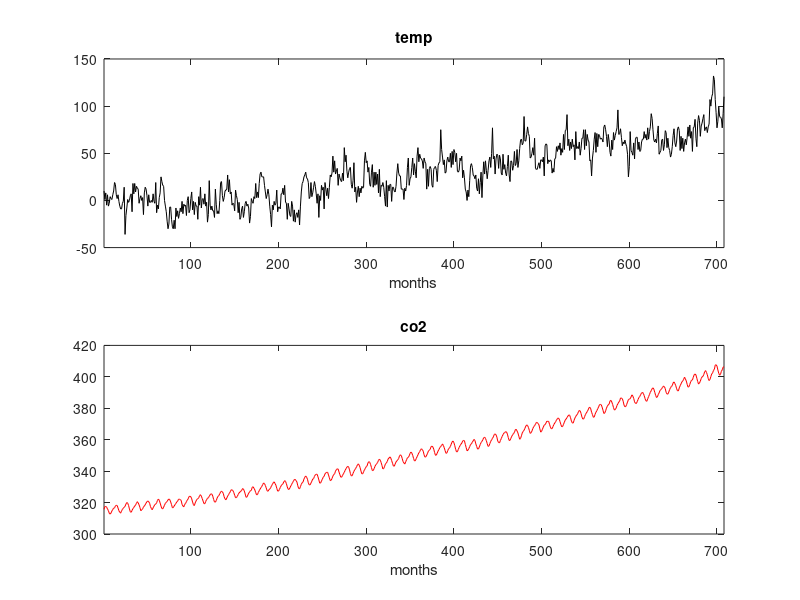
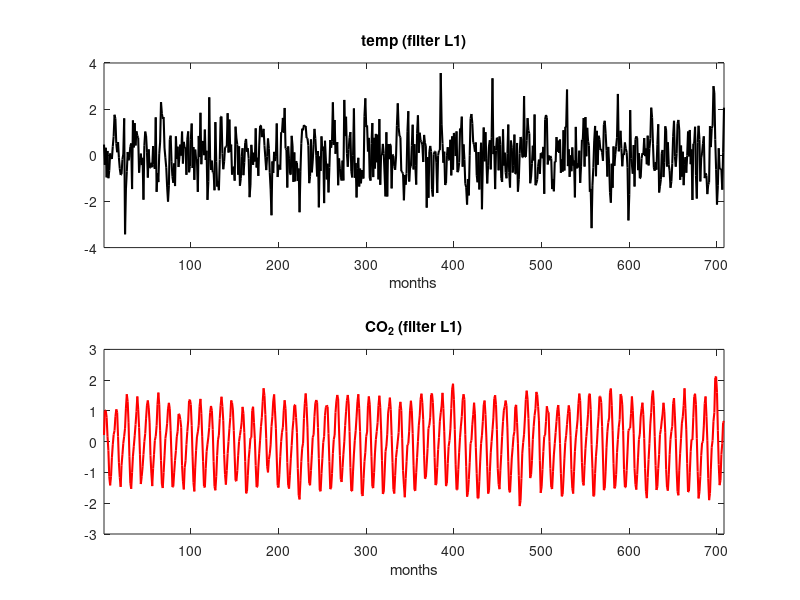

Write the MATLAB code that produced these figures, in order. (Note: this script raises an error after producing the figures.)
%% Multiscale GC analysis of Temperature and CO2 data - modern climate data
% application of of Faes et al. PRE 2017
clc; clear; close all;

filtra='L1'; %'AR', 'diff', 'detrend', 'L1'
pfilter=0.92; % if 'AR'

% multiscale parameter
deltaT=12;
tauv=(deltaT:deltaT:1200)'; %vector of scales (in months)
whichfilter='F'; % 'A' for averaging, 'F' for FIR
ncoeff=6; % if FIR, set the number of coeff

% parameters for the analysis
pmax=20; %This is pmax akaike etc
p_crit='b'; % 'a'=Akaike, 'b'=BIC, 'c' p=pimp
pimp=10;

% IAAFT surrogates
numsurro=5; %no. of surrogates, 100 in the paper
lo=5; hi=95; %percentiles of surro distribution

% plottaGC='y'; % mettere 'y' se voglio calcolare GC, 'n' se voglio TE=GC/2

%% read, filter
load data_modern; data=[temp co2];
switch filtra
    case 'diff'
        data_f=diff(data);
    case 'AR'
        for m=1:size(data,2)
            [fia,fib]=AR_filter(data,m,pfilter);
            data_f(:,m)=fia;
            tendenza(:,m)=fib;
        end
    case 'detrend'
        tmp1=detrend(data(:,1));
        tmp2=detrend(data(:,2));
        data_f=[tmp1 tmp2];
    case 'L1'
        datatmp=data;
        load data_modern_L1
        data_f=data;
        data=datatmp;
    otherwise
        data_f=data;
end

temp=data(:,1); co2=data(:,2);
temp_f=data_f(:,1); co2_f=data_f(:,2);
temp_n=(temp-mean(temp))./std(temp);
co2_n=(co2-mean(co2))./std(co2);

temp_fn=(temp_f-mean(temp_f))./std(temp_f);
co2_fn=(co2_f-mean(co2_f))./std(co2_f);

Y=[temp_fn co2_fn]';
[M,N]=size(Y);

figure;
subplot(2,1,1);
plot(data(:,1),'k'); title('temp');zoom xon; xlim([1 N]);xlabel('months'); 
if strcmp(filtra,'AR'), hold on; plot(tendenza(:,1),'g'); end
subplot(2,1,2);
plot(data(:,2),'r'); title('co2');zoom xon; xlim([1 N]);xlabel('months'); 
if strcmp(filtra,'AR'), hold on; plot(tendenza(:,2),'g'); end

mesi=[1:1:708]';
outpergraf=[mesi temp_fn co2_fn];

figure;
subplot(2,1,1);
plot(temp_fn,'k','linewidth',1.5); title(['temp (filter ' filtra ')']); zoom xon; xlim([1 N]);xlabel('months')
subplot(2,1,2);
plot(co2_fn,'r','linewidth',1.5); title(['CO_2 (filter ' filtra ')']); zoom xon;xlim([1 N]);xlabel('months')

out.data=data;
out.datafilt=[temp_fn co2_fn];


%% model identification
nscales=length(tauv);

% model order selection
[p_aic,p_bic,aic,bic] = eMVAR_mos_idMVAR(Y,pmax,0); %model order selection from eMVAR toolbox 
switch p_crit
    case 'a'
        p=p_aic;
    case 'b'
        p=p_bic;
    case 'c'
        p=pimp;
end
[Am,Su]=eMVAR_idMVAR(Y,p,0); %model identification from eMVAR toolbox 

E=eye(M*p);AA=[Am;E(1:end-M,:)];lambda=eig(AA);lambdamaxo=max(abs(lambda));
if lambdamaxo>=1,
    warning('Non-stable VAR process');
end

%% surrogate data
Ys=nan*ones(size(Y,1),size(Y,2),numsurro);
for ns=1:numsurro
    for m=1:M
        Ys(m,:,ns)=(surriaafft(Y(m,:)'))'; % function for IAAFT surrogates
    end
end


%% MULTISCALE ANALYSIS
for s=1:nscales
    tau=tauv(s);
    clc; disp(['scale ' int2str(s) ' of ' int2str(nscales)]);
    
    % GC on original data at scale tau
    GC(:,:,s) = msgc(Am,Su,tau,ncoeff,whichfilter);    
    
    %%%% surrogate data - multiscale analysis
    for ns=1:numsurro
        % model order selection and identification
        [p_aic,p_bic,aic,bic] = eMVAR_mos_idMVAR(Ys(:,:,ns),pmax,0);
        switch p_crit
            case 'a', ps=p_aic;
            case 'b', ps=p_bic;
            case 'c', ps=pimp;
        end
        [Ams,Sus]=eMVAR_idMVAR(Ys(:,:,ns),ps,0);
        
        GCtmp=msgc(Ams,Sus,tau,ncoeff,whichfilter);
        GC_s(:,:,s,ns)=GCtmp;
        
    end
    
end

%%%% surogate distributions
for s=1:nscales
    GC_s_d12(:,s)=prctile(squeeze(GC_s(1,2,s,:)),[lo 50 hi])';
    GC_s_d21(:,s)=prctile(squeeze(GC_s(2,1,s,:)),[lo 50 hi])';
end


%% plots
GC12=squeeze(GC(1,2,:));
GC21=squeeze(GC(2,1,:));

scale=tauv/12;

ymax=max([GC12; GC21]);
figure;
subplot(1,2,1);
plot(scale,GC12,'k.-');
hold on; plot(scale,GC_s_d12,':','color',[0.5 0.5 0.5 ],'linewidth',2);
title('GC_{temp \leftarrow CO2}');
legend('original', 'IAAFT surrogates');
ylim([0 1.1*ymax])

subplot(1,2,2);
plot(scale,GC21,'r.-');
hold on; plot(scale,GC_s_d21,':','color',[1 0.75 0.25],'linewidth',2);
title('GC_{CO2 \leftarrow Temp}');
legend('original', 'IAAFT surrogates');
ylim([0 1.1*ymax])

% legend('GC_{temp \leftarrow CO2}', 'GC_{CO2 \leftarrow Temp}');

disp(['model order p=' int2str(p)]);

out.GC=[tauv scale GC12 GC21];
out.surroGC=GC_s;
out.surroGC12_perctiles=GC_s_d12;
out.surroGC21_perctiles=GC_s_d21;




